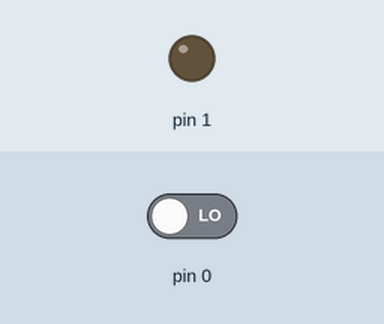
Recording of a sketch running on a simulated Arduino Uno, built with avr-gcc and run on an emulated ATmega328P. Shown: output pins drawn as LEDs (lit = HIGH). Inputs (shaded band) come from the test bench; at power-on: pin 0 LOW.

Above: at 1.2 s.
1.3 s: pin 0 driven HIGH
At 2.3 s:
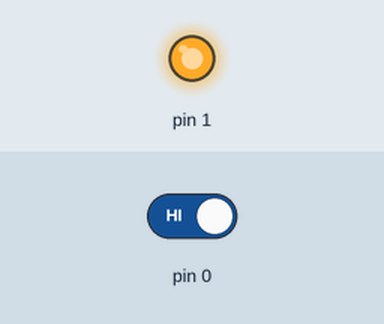
2.8 s: pin 0 driven LOW
At 3.4 s:
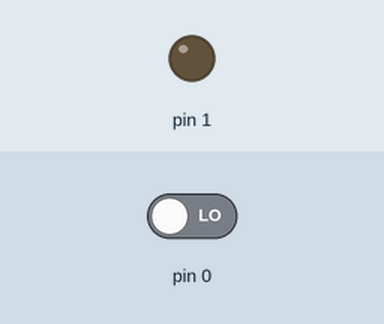
Timing chart, 0 to 5.8 s (numbered marks = the images above; inputs shaded):
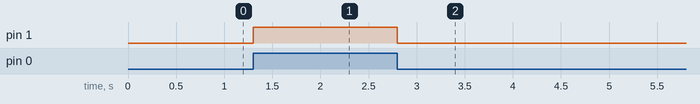

Measured:
- after the input at 1.3 s, pin 1: LOW → HIGH at once
- after the input at 2.8 s, pin 1: HIGH → LOW at once

The sketch:

digitalD0.ino
```cpp
//Declare integer to hold digital value D0
//Analog inputs are ignored
int valD0;

void setup() {
  //pin mode INPUT data or energy in
  pinMode(0, INPUT);
  //pin mode for OUTPUT pin to send energy out
  pinMode(1, OUTPUT);
}

void loop() {
  //get Inputs
  //lower case a0, d1 is not defined. d0 is not defined.
  valD0 = digitalRead(0);

  //send Outputs
  digitalWrite(1, valD0);

}
```
